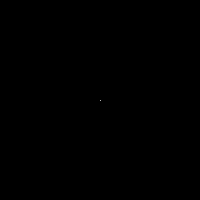
Frame 1 (no input)
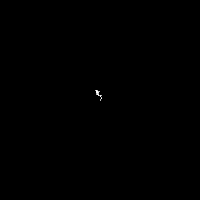
Frame 60 (the mouse pressed at the canvas centre just before this capture)
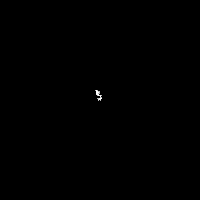
Frame 120 (the mouse held since frame 60 and released just before this capture)

The Processing sketch that drew these frames (run headless with seeded random() and noise(); from frame 60 on, the mouse is pressed at the canvas centre):

// Processing sketch: schetch
// ── schetch.pde
float x;
float y;

void setup(){
  size(200,200);
  background(0);
}

void draw(){
  translate(width/2,height/2);
  float xSpeed = random(-1,1);
  float ySpeed = random(-1,1);
  stroke(255);
  point(x , y);
  x = x + xSpeed;
  y = y + ySpeed;
}
